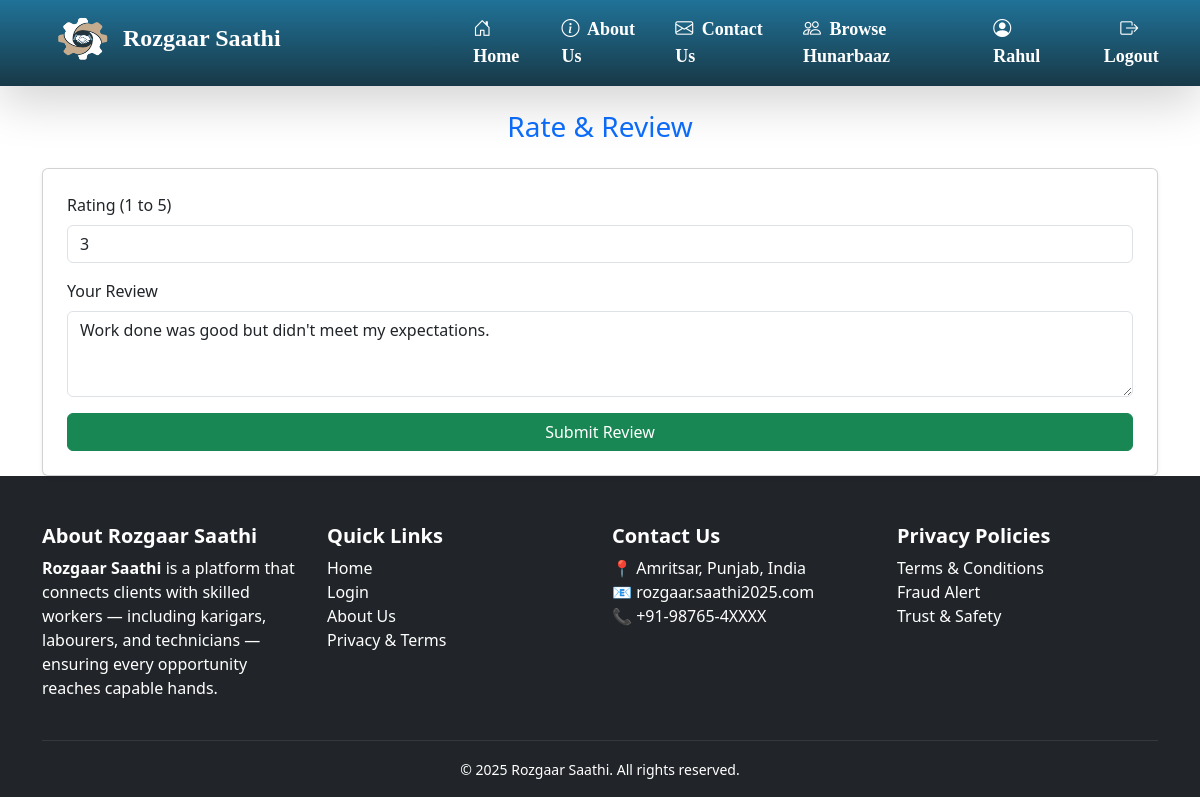
The app's page /client/mark-completed/21/ (signed in) with its own data.
### client/models.py (models this page shows, shortened)
class PostRequest(models.Model):
    client = models.ForeignKey(User, on_delete=models.CASCADE, related_name='sent_requests')
    hunarbaaz = models.ForeignKey('hunarbaaz.Hunarbaaz', on_delete=models.CASCADE, related_name='received_requests')
    job_description = models.TextField()
    location = models.CharField(max_length=100)
    start_date = models.DateField(help_text="Start date of the job",null=False,blank=True)
    end_date = models.DateField(help_text="Expected completion date",null=False,blank=True)
    JOB_TYPE_CHOICES = [
        ('residential', 'Residential'),
        ('commercial', 'Commercial'),
    ]
    job_type = models.CharField(max_length=20,choices=JOB_TYPE_CHOICES,default='residential',help_text="Type of job location")
    working_hours = models.PositiveIntegerField(
        null=True,
        blank=True,
        help_text="Estimated total working hours for this job"
    )
    is_accepted = models.BooleanField(null=True, blank=True)  # None = Pending, True = Accepted, False = Rejected
    is_completed = models.BooleanField(default=False)
    is_cancelled = models.BooleanField(default=False, help_text="Whether the client has cancelled the request")
    created_at = models.DateTimeField(auto_now_add=True)
    rating = models.IntegerField(
    validators=[MinValueValidator(1), MaxValueValidator(5)],
    null=True,
    blank=True,
    help_text="Client rating after completion (1 to 5)"
)
    review = models.TextField(null=True, blank=True, help_text="Optional client feedback")

### client/views.py (the view)
# urls.py: path('mark-completed/<int:request_id>/', views.mark_as_completed, name='mark_completed'),
@login_required
def mark_as_completed(request, request_id):
    post_request = get_object_or_404(PostRequest, id=request_id)
    if request.method == 'POST':
        form = ReviewForm(request.POST, instance=post_request)
        if form.is_valid():
            post_request.is_completed = True
            form.save()
            return redirect('client:request_history')
    else:
        form = ReviewForm(instance=post_request)
    return render(request, 'client/complete_review.html', {'form': form, 'post_request': post_request})

### client/forms.py
class ReviewForm(forms.ModelForm):
    class Meta:
        model = PostRequest
        fields = ['rating', 'review']
        widgets = {
            'rating': forms.NumberInput(attrs={
                'min': 1,
                'max': 5,
                'step': 1,  # ⬅ only integer step
                'class': 'form-control'
            }),
            'review': forms.Textarea(attrs={
                'rows': 3,
                'class': 'form-control'
            }),
        }

### client/templates/client/complete_review.html (shortened to what this page needs)
{% extends 'base/base.html' %}
{% block content %}
  <div class="container mt-4">
    <h3 class="text-center text-primary mb-4">Rate & Review</h3>
    <form method="post" class="card p-4 shadow-sm">
      <div class="mb-3">
        <label for="rating" class="form-label">Rating (1 to 5)</label>
        {{ form.rating }}
      </div>
      <div class="mb-3">
        <label for="review" class="form-label">Your Review</label>
        {{ form.review }}
      </div>
      <button type="submit" class="btn btn-success">Submit Review</button>
    </form>
  </div>
{% endblock %}

### base/templates/base/base.html (shortened to what this page needs)
{% load static %}
<!DOCTYPE html>
<html lang="en">
<head>
    <link href="https://cdn.jsdelivr.net/npm/bootstrap@5.3.0/dist/css/bootstrap.min.css" rel="stylesheet">
<link rel="stylesheet" href="https://cdnjs.cloudflare.com/ajax/libs/font-awesome/6.5.0/css/all.min.css">
<link href="https://cdn.jsdelivr.net/npm/bootstrap-icons@1.10.5/font/bootstrap-icons.css" rel="stylesheet">
<link rel="stylesheet" href="{% static 'base/css/style.css' %}">
<link rel="stylesheet" href="{% static 'base/css/login.css' %}">
<link href="https://cdn.jsdelivr.net/npm/aos@2.3.4/dist/aos.css" rel="stylesheet">
</head>
<body>
<nav class="navbar navbar-expand-lg navbar-dark shadow-lg">
  <div class="container-fluid" id="navbar-cont">
    <a class="navbar-brand fw-bold fs-4 d-flex align-items-center" href="{% url 'home' %}">
      <img src="{% static 'base/images/logo.png' %}" style="height: 55px; width: 65px;" class="me-2">
      <span class="text-white">Rozgaar Saathi</span>
    </a>
    <div class="collapse navbar-collapse justify-content-end" id="navbarNav">
      <ul class="navbar-nav align-items-center">
        <li class="nav-item">
          <a class="nav-link nav-anim" href="{% url 'home' %}">
            <i class="bi bi-house-door me-1"></i> Home
          </a>
        </li>
        <li class="nav-item">
          <a class="nav-link nav-anim" href="{% url 'about' %}">
            <i class="bi bi-info-circle me-1"></i> About Us
          </a>
        </li>
        <li class="nav-item">
          <a class="nav-link nav-anim" href="{% url 'reviews:contact_review' %}">
            <i class="bi bi-envelope me-1"></i> Contact Us
          </a>
        </li>
        {% if user.is_authenticated %}
          {% if user.clientprofile %}
          <li class="nav-item">
              <a class="nav-link nav-anim" href="{% url 'client:all_profiles' %}">
                <i class="bi bi-people me-1"></i> Browse Hunarbaaz
              </a>
            </li>
            <li class="nav-item">
              <a class="nav-link nav-anim" href="{% url 'client:client_dashboard' %}">
               <i class="bi bi-person-circle me-1"></i> {{ user.username }}
              </a>
            </li>
          {% elif user.hunarbaaz %}
            <li class="nav-item">
              <a class="nav-link nav-anim" href="{% url 'hunarbaaz:hunarbaaz_dashboard' %}">
                <i class="bi bi-person-circle me-1"></i>{{ user.username }}
              </a>
            </li>
          {% endif %}
          <li class="nav-item">
            <form method="post" action="{% url 'logout' %}" class="d-inline">
              <button type="submit" class="btn nav-link nav-anim ms-2">
                <i class="bi bi-box-arrow-right me-1"></i> Logout
              </button>
            </form>
          </li>
        {% else %}
          <li class="nav-item">
            <a class="nav-link nav-anim" href="{% url 'login' %}">
              <i class="bi bi-box-arrow-in-right me-1"></i> Login / Register
            </a>
          </li>
        {% endif %}
      </ul>
    </div>
  </div>
</nav>
{% block content %}{% endblock %}
<footer class="bg-dark text-white pt-5">
  <div class="container">
    <div class="row gy-4">
      <div class="col-md-3 col-sm-6">
        <h5 class="fw-bold">About Rozgaar Saathi</h5>
        <p>
          <strong>Rozgaar Saathi</strong> is a platform that connects clients with skilled workers — including karigars, labourers, and technicians — ensuring every opportunity reaches capable hands.
        </p>
      </div>
      <div class="col-md-3 col-sm-6">
        <h5 class="fw-bold">Quick Links</h5>
        <ul class="list-unstyled">
          <li><a href="{% url 'home' %}" class="text-white text-decoration-none">Home</a></li>
          <li><a href="{% url 'login' %}" class="text-white text-decoration-none">Login</a></li>
          <li><a href="{% url 'about' %}" class="text-white text-decoration-none">About Us</a></li>
          <li><a href="{% url 'privacy_terms' %}" class="text-white text-decoration-none">Privacy & Terms</a></li>
        </ul>
      </div>
      <div class="col-md-3 col-sm-6">
        <h5 class="fw-bold">Contact Us</h5>
        <ul class="list-unstyled">
          <li>📍 Amritsar, Punjab, India</li>
          <li>📧 rozgaar.saathi2025.com</li>
          <li>📞 +91-98765-4XXXX</li>
        </ul>
      </div>
      <div class="col-md-3 col-sm-6">
        <h5 class="fw-bold">Privacy Policies</h5>
        <ul class="list-unstyled">
          <li>Terms & Conditions</li>
          <li>Fraud Alert</li>
          <li>Trust & Safety</li>
        </ul>
      </div>
    </div>
    <hr class="border-secondary mt-4">
    <div class="text-center pb-3">
      <small>&copy; 2025 Rozgaar Saathi. All rights reserved.</small>
    </div>
  </div>
</footer>
</html>

### base/static/base/css/style.css (style rules this page uses)
body { background-color: white; }
ul { z-index: 9999; }
.navbar { background: linear-gradient(to top, #183947, #207298); backdrop-filter: blur(10px); transition: background 0.3s ease-in-out; font-family: chiller; }
.navbar-brand { width: 410px; padding: 0 0 10px 10px; }
#navbarNav { background: none; width: auto; z-index: 9999; position: relative; }
#navbar-cont { padding: 0 20px 0 40px; z-index: 999; }
.navbar-collapse { z-index: 9999; background-color: #212529; }
.navbar-nav .nav-link { font-size: 18px; font-weight: bold; background: none; transition: all 0.3s ease; position: relative; color: white; border-radius: 8px; padding: 8px 16px; display: inline-block; }
.navbar-nav .nav-link::after, .nav-link::after { display: none !important; }

### records on screen
PostRequest: rating "3", review "Work done was good but didn't meet my expectations."

### other values on screen
{{ user.username }} "Rahul"
